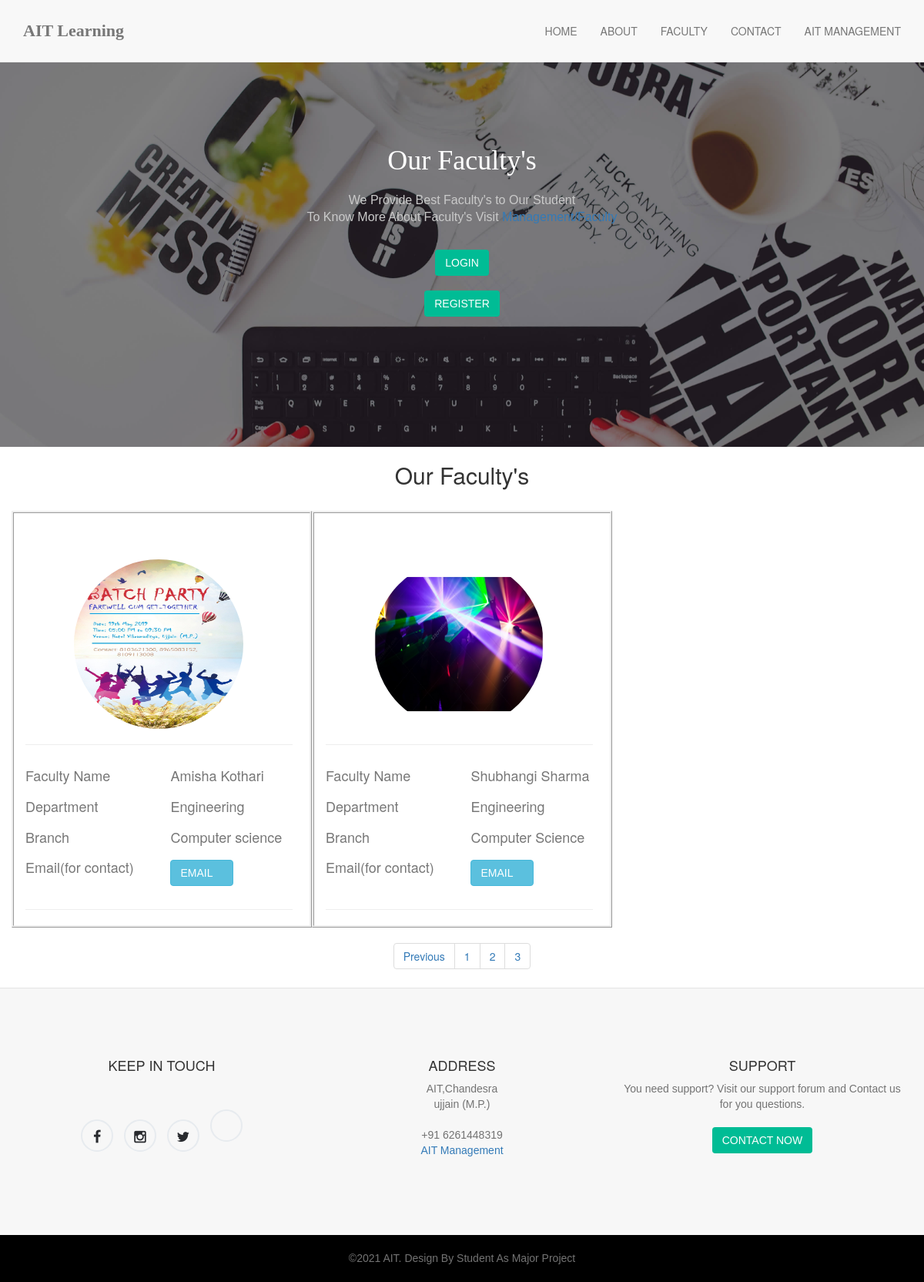
Screenshot of /Faculty?page=2 with the database file from the repository.
### faculty/models.py (models this page shows, shortened)
class Faculty(Model):
    name=models.CharField(max_length=200)
    mobile_number=models.CharField(max_length=200)
    email=models.CharField(max_length=200)
    department = models.CharField(max_length=200)
    branch = models.CharField(max_length=200,default='Computer Science')
    password=models.CharField(max_length=200)
    status=models.CharField(max_length=200,default="active")
    pic=models.ImageField(upload_to='media/image/',default='image/default/profile.jpg')

### aitlearning/views.py (the view)
# urls.py: path('Faculty',views.faculty,name="faculty"),
def faculty(request):
    obj = Faculty.objects.all().order_by('id')
    paginator = Paginator(obj, 6)
    page_number = request.GET.get('page')
    page_obj = paginator.get_page(page_number)
    return render(request,"faculty.html",{'datas':page_obj})

### templates/faculty.html (shortened to what this page needs)
{% extends 'base.html' %}
{% block content %}
    <section class="main-home" id="home">
      <div class="home-page-photo"></div>
      <div class="home__header-content">
        <div id="main-home-carousel" class="owl-carousel">
          <div>
            <h1 class="intro-title">Our Faculty's</h1>
            <p class="intro-text">We Provide Best Faculty's to Our Student<br/>  To Know More About Faculty's Visit <a href="http://ait1.herokuapp.com/Faculty_page">Management/Faculty</a></p>
            <a class="btn btn-custom" href="{% url 'faculty_login' %}">Login</a>
          <br><br>    <a class="btn btn-custom" href="{% url 'faculty_register' %}">Register</a>
          </div>
        </div>
      </div>
    </section>
<center>
<h2>Our Faculty's</h2>
    </center>
        <div class="container">
    <div class="row">
<br>
{% for data in datas %}
        <div class="col-lg-4 container" style="border-style:ridge;">
            <div class="card user-card" >
               <br><br><br>
                <div class="card-block" style="padding-right: 2%">
                    <div class="user-image">
<center>
  <image src="{{ data.pic.url }}"  style="width:220px;height: 220px;border-radius: 120px;">
</center>
                    </div>
<hr>                <div class="row">
                    <div class="col-md-6 text-muted "><h4> Faculty Name </h4> </div>
                    <div class="col-md-6 text-muted " ><h4>{{ data.name }}</h4> </div>
                    </div>
                    <div class="row">
                    <div class="col-md-6 text-muted "><h4>Department</h4>  </div>
                    <div class="col-md-6 text-muted "><h4>{{ data.department }}</h4> </div>
                    </div>
                    <div class="row">
                    <div class="col-md-6 text-muted "><h4>Branch</h4>  </div>
                    <div class="col-md-6 text-muted "><h4>{{ data.branch }}</h4> </div>
                    </div>
                    <div class="row">
                    <div class="col-md-6 text-muted "><h4>Email(for contact)</h4>  </div>
                    <div class="col-md-6  "> <h4><a target="_blank" href="mailto:{{ data.email }}" class="btn btn-info text-dark">Email <i
                      class="far fa-envelope"></i> </a></h4>
 </div>
                    </div>
                    <hr>
                </div>
            </div>
        </div>
{% endfor %}
	</div>
</div>
    <center>
<nav aria-label="Page navigation example">
  <ul class="pagination">
   {% if datas.has_previous %}
    <li class="page-item"><a class="page-link" href="?page={{ datas.previous_page_number }}">Previous</a></li>
   {% endif %}
    <li class="page-item"><a class="page-link" href="?page=1">1</a></li>
    <li class="page-item"><a class="page-link" href="?page=2">2</a></li>
    <li class="page-item"><a class="page-link" href="?page=3">3</a></li>
  </ul>
</nav>
    </center>
{% endblock %}

### static/css/component.css (style rules this page uses)
.container { min-height: 100%; }

### static/css/style.css (style rules this page uses)
html,body { height: 100%; }
body { font-family: 'Signika Negative', sans-serif; font-weight: 400; color: #535353; }
*,*:before,*:after { -webkit-box-sizing: border-box; -moz-box-sizing: border-box; box-sizing: border-box; }
a { color: inherit; }
p { color: #737373; }
img { max-width: 100%; }
h1,h2,h3,h4,h5,h6,p { font-family: 'Signika Negative', sans-serif; }
.btn { font-size: 14px; font-family: 'Signika Negative', sans-serif; text-transform: uppercase; border-radius: 0; }
.btn-custom,.btn-custom-sm { border-radius: 3px; padding: 0.8em 1.8em; color: #fff; font-weight: 700; -webkit-transition: all .5s ease-out; transition: all .5s ease-out; text-transform: uppercase; }
section { position: relative; padding-top: 80px; padding-bottom: 80px; background-color: #fff; }
.main-home { padding: 330px 0px 250px 0; z-index: 1; text-align: center; position: relative; font-size: 13px; color: #fff; background: #000; min-height: 400px; }
.home-page-photo { background-image: url(../images/bg-5.jpg); background-size: cover; z-index: -1; position: absolute; top: 0; opacity: 0.50; right: 0; bottom: 0; left: 0; }
.home__header-content { -webkit-transform: translateY(-50%); -ms-transform: translateY(-50%); transform: translateY(-50%); position: absolute; top: 50%; left: 0; right: 0; }
.home__header-content h1 { font-family: 'Kameron', serif; }
.home__header-content p { font-weight: 300; font-size: 16px; margin-top: 20px; }
#main-home-carousel .intro-title { font-family: 'Kameron', serif; }
#main-home-carousel .intro-text { color: #cacaca; font-weight: 300; margin-bottom: 30px; }

### static/css/green.css (style rules this page uses)
.btn-custom,.btn-custom-sm,.back-to-top { background-color: #00bc95; }
.form-control:focus,.btn-custom,.btn-custom-sm { border-color: #00bc95; }

### rows the page displays
Faculty: pic (picture), name "Amisha Kothari", department "Engineering", branch "Computer science"
Faculty: pic (picture), name "Shubhangi Sharma", department "Engineering", branch "Computer Science"
